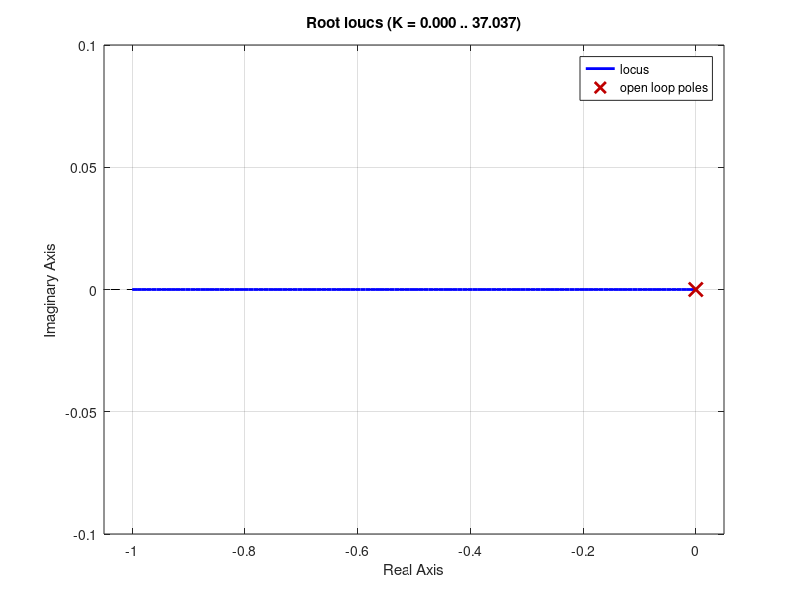

Source code (MATLAB): (Note: this script raises an error after producing the figure.)
Kt=0.0293;
Ke=0.0355;
Jm=2.9e-5;
Jgear=0.153e-4;
Ja=10.3e-3;
Js=1.95e-3;
Lm=1.56e-4;
Rm=0.82;
Bm=1.59e-4;
Bgear=1.11e-3;
N=0.3;
La=0.33;
Ls=0.4;
Ms=0.334;
Ma=0.288;
Bas=0;%1e-3;
g=9.8;

%%Transfer Function Creation
	s=tf('s');

%% ThetaA/U parameters

	A=(Jm+Jgear)/N^3+Ls*Ms*La/8-Ja;

	B=((Kt*Ke)/Rm+Bgear+Bm)/N^3;

	C=(-3*g)/(2*Ls)*((Jgear+Jm)/N^3-Ja)-g*La*(Ms/4+Ma);

	D=3*g/(2*Ls*N^3)*(Bgear+Kt*Ke/Rm+Bm);

	E=-3*g^2*La/(4*Ls)*(Ma+Ms);

	Fua=(-Kt/Rm*(s^2-3/2*g/Ls))/(A*s^4+B*s^3+C*s^2+D*s+E)

%% Without ThetaS

	F=(Jm+Jgear)-N^3*Ja;
	G=(Kt*Ke/Rm+Bgear+Bm);
	H=g*La*(Ms+Ma*N^3);
	Fuw=(Kt/Rm)*s/(s^2*F+s*G+H)

%% Wm to Theta A
	Fwa=N^3/s

%% DistanceAlpha/ThetaA

	Fda=(-La*3*g/(2*Ls))/(s^2-3*g/(2*Ls))


%% Controller Design

	Karm=100;
	Kmotor=1410;
	Kstick=7.61;
	ControllerArm=Karm*(1);
	ControllerMotor=-Kmotor*(1+0.005*100/(1+100/s)+2/s)
	ControllerStick=-Kstick*(1+0.1*100/(1+100/s)+2/s)


%% Full transfer functions of the system
	ControlledSysStick = feedback(ControllerStick*Fda,1)
	ControlledSysArm = feedback(ControllerArm*Fwa,1)
	ControlledSysMotor = feedback(ControllerMotor*Fuw*Fwa,1)


%% Root locus to simulate diffent controllers
	figure ('Name','Root Locus Motor, Arm & Stick')
		rlocus(ControllerArm*Fwa/Karm);
	hold on;
		rlocus(ControllerStick*Fda/Kstick,'--');
		rlocus(ControllerMotor*Fuw/Kmotor,'o');
	legend('ArmLoop','StickLoop','MotorLoop','Location','southwest')
	hold off;

	figure ('Name','Root Locus Arm');
	hold on
		rlocus(ControllerArm*Fwa/Karm);
	legend('ArmLoop','Location','southwest')
	hold off

	figure ('Name','Root Locus Motor');
	hold on
		rlocus(ControllerMotor*Fuw*Fwa/Kmotor);
	legend('ArmLoop','Location','southwest')
	hold off

	figure ('Name','Root Locus Stick');
	hold on
		rlocus(ControllerStick*Fda/Kstick);
	legend('StickLoop','Location','southwest')
	hold off


%% Poles mapping

	figure ('Name','Actual poles localization Arm&Stick')
		pzmap(ControlledSysArm,'g');
	hold on;
		pzmap(ControlledSysStick,'r');
		pzmap(ControlledSysMotor,'b');
	legend('ArmLoop','StickLoop','MotorLoop' ,'Location','southwest')
	hold off;

%% Step response
	figure ('Name','Step response Arm&Stick')
		step(ControlledSysArm);
	hold on
		step(ControlledSysStick);
		step(ControlledSysMotor);
	legend('ArmLoop','StickLoop','MotorLoop' ,'Location','southwest')
	hold off

%% Natural frequencies and their influence
	[WnArm,zetaArm] = damp(ControlledSysArm)
	[WnStick,zetaStick] = damp(ControlledSysStick)



% figure ('Name',3)
% margin(60*Fua2*ControllerA)
% figure ('Name',4)
% margin(-Fda)


%pidTuner(Fda)


%% Thetas loop try

Fus = Fuw*Fwa*(-3*La/(2*Ls)*s^2/(s^2-3*g/(2*Ls)))

ControllerFus=(1+0.003*100/(1+100/s)+0.75/s)

figure ('Name','Root Locus thetaS');
rlocus(Fus*ControllerFus)
